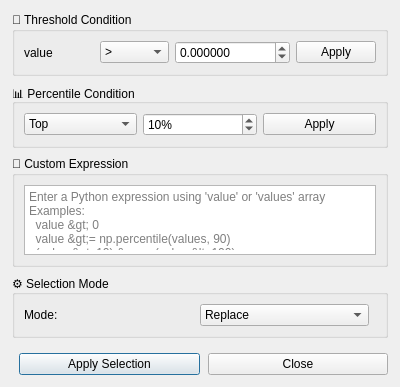
<?xml version="1.0" encoding="UTF-8"?>
<ui version="4.0">
 <class>ConditionalSelectionDialog</class>
 <widget class="QDialog" name="ConditionalSelectionDialog">
  <property name="geometry">
   <rect>
    <x>0</x>
    <y>0</y>
    <width>400</width>
    <height>350</height>
   </rect>
  </property>
  <property name="windowTitle">
   <string>Conditional Selection</string>
  </property>
  <property name="modal">
   <bool>true</bool>
  </property>
  <layout class="QVBoxLayout" name="mainLayout">
   <property name="spacing">
    <number>8</number>
   </property>
   <property name="leftMargin">
    <number>12</number>
   </property>
   <property name="topMargin">
    <number>12</number>
   </property>
   <property name="rightMargin">
    <number>12</number>
   </property>
   <property name="bottomMargin">
    <number>12</number>
   </property>
   
   <!-- Threshold Condition Group -->
   <item>
    <widget class="QGroupBox" name="thresholdGroup">
     <property name="title">
      <string>🔢 Threshold Condition</string>
     </property>
     <layout class="QHBoxLayout" name="thresholdLayout">
      <item>
       <widget class="QLabel" name="thresholdLabel">
        <property name="text">
         <string>value</string>
        </property>
       </widget>
      </item>
      <item>
       <widget class="QComboBox" name="thresholdOperator">
        <item>
         <property name="text">
          <string>&gt;</string>
         </property>
        </item>
        <item>
         <property name="text">
          <string>&gt;=</string>
         </property>
        </item>
        <item>
         <property name="text">
          <string>&lt;</string>
         </property>
        </item>
        <item>
         <property name="text">
          <string>&lt;=</string>
         </property>
        </item>
        <item>
         <property name="text">
          <string>==</string>
         </property>
        </item>
        <item>
         <property name="text">
          <string>!=</string>
         </property>
        </item>
       </widget>
      </item>
      <item>
       <widget class="QDoubleSpinBox" name="thresholdSpin">
        <property name="minimum">
         <double>-1000000.000000000000000</double>
        </property>
        <property name="maximum">
         <double>1000000.000000000000000</double>
        </property>
        <property name="singleStep">
         <double>0.100000000000000</double>
        </property>
        <property name="decimals">
         <number>6</number>
        </property>
       </widget>
      </item>
      <item>
       <widget class="QPushButton" name="applyThresholdBtn">
        <property name="text">
         <string>Apply</string>
        </property>
        <property name="toolTip">
         <string>Apply threshold condition to expression</string>
        </property>
       </widget>
      </item>
     </layout>
    </widget>
   </item>
   
   <!-- Percentile Condition Group -->
   <item>
    <widget class="QGroupBox" name="percentileGroup">
     <property name="title">
      <string>📊 Percentile Condition</string>
     </property>
     <layout class="QHBoxLayout" name="percentileLayout">
      <item>
       <widget class="QComboBox" name="percentileType">
        <item>
         <property name="text">
          <string>Top</string>
         </property>
        </item>
        <item>
         <property name="text">
          <string>Bottom</string>
         </property>
        </item>
       </widget>
      </item>
      <item>
       <widget class="QSpinBox" name="percentileSpin">
        <property name="minimum">
         <number>1</number>
        </property>
        <property name="maximum">
         <number>100</number>
        </property>
        <property name="value">
         <number>10</number>
        </property>
        <property name="suffix">
         <string>%</string>
        </property>
       </widget>
      </item>
      <item>
       <widget class="QPushButton" name="applyPercentileBtn">
        <property name="text">
         <string>Apply</string>
        </property>
        <property name="toolTip">
         <string>Apply percentile condition to expression</string>
        </property>
       </widget>
      </item>
     </layout>
    </widget>
   </item>
   
   <!-- Custom Expression Group -->
   <item>
    <widget class="QGroupBox" name="expressionGroup">
     <property name="title">
      <string>📝 Custom Expression</string>
     </property>
     <layout class="QVBoxLayout" name="expressionLayout">
      <item>
       <widget class="QTextEdit" name="conditionEdit">
        <property name="placeholderText">
         <string>Enter a Python expression using 'value' or 'values' array
Examples:
  value > 0
  value >= np.percentile(values, 90)
  (value > 10) &amp; (value &lt; 100)</string>
        </property>
        <property name="maximumHeight">
         <number>80</number>
        </property>
       </widget>
      </item>
     </layout>
    </widget>
   </item>
   
   <!-- Selection Mode -->
   <item>
    <widget class="QGroupBox" name="modeGroup">
     <property name="title">
      <string>⚙️ Selection Mode</string>
     </property>
     <layout class="QHBoxLayout" name="modeLayout">
      <item>
       <widget class="QLabel" name="modeLabel">
        <property name="text">
         <string>Mode:</string>
        </property>
       </widget>
      </item>
      <item>
       <widget class="QComboBox" name="modeCombo">
        <item>
         <property name="text">
          <string>Replace</string>
         </property>
        </item>
        <item>
         <property name="text">
          <string>Add</string>
         </property>
        </item>
        <item>
         <property name="text">
          <string>Subtract</string>
         </property>
        </item>
        <item>
         <property name="text">
          <string>Intersect</string>
         </property>
        </item>
       </widget>
      </item>
      <item>
       <spacer name="modeSpacer">
        <property name="orientation">
         <enum>Qt::Horizontal</enum>
        </property>
       </spacer>
      </item>
     </layout>
    </widget>
   </item>
   
   <!-- Spacer -->
   <item>
    <spacer name="verticalSpacer">
     <property name="orientation">
      <enum>Qt::Vertical</enum>
     </property>
    </spacer>
   </item>
   
   <!-- Button Box -->
   <item>
    <layout class="QHBoxLayout" name="buttonLayout">
     <item>
      <spacer name="buttonSpacer">
       <property name="orientation">
        <enum>Qt::Horizontal</enum>
       </property>
      </spacer>
     </item>
     <item>
      <widget class="QPushButton" name="applyBtn">
       <property name="text">
        <string>Apply Selection</string>
       </property>
       <property name="default">
        <bool>true</bool>
       </property>
      </widget>
     </item>
     <item>
      <widget class="QPushButton" name="closeBtn">
       <property name="text">
        <string>Close</string>
       </property>
      </widget>
     </item>
    </layout>
   </item>
  </layout>
 </widget>
 <resources/>
 <connections/>
</ui>
